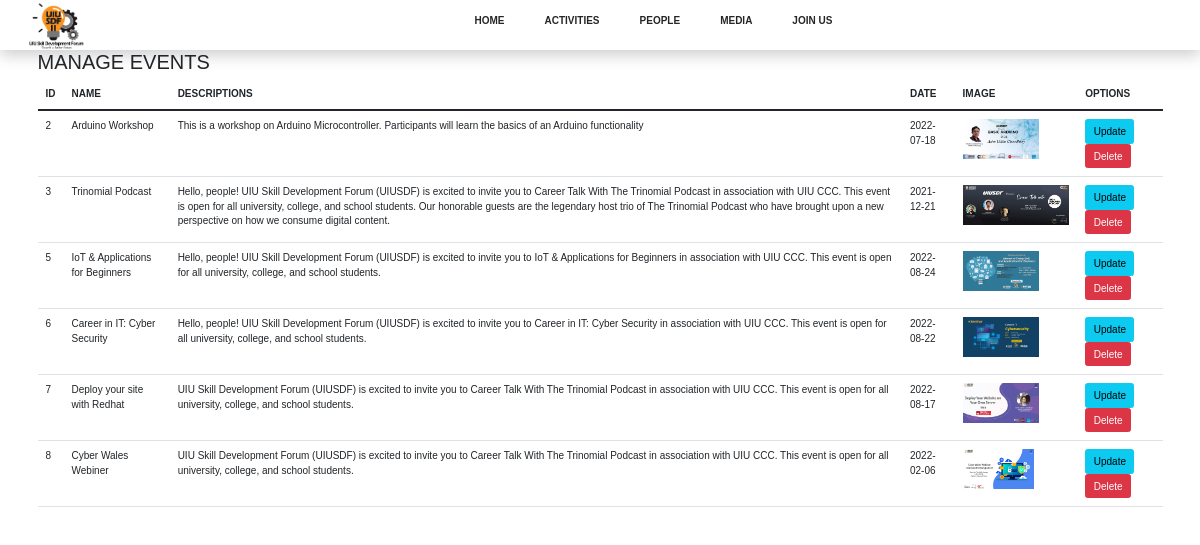
Screenshot of /event-view.php with the database file from the repository.
### tables this page shows
CREATE TABLE `events` (
  `e_id` int(11) NOT NULL,
  `e_title` varchar(500) NOT NULL,
  `e_desc` varchar(1000) NOT NULL,
  `e_date` date NOT NULL,
  `image` varchar(400) NOT NULL
);

### event-view.php (the view, shortened to what this page needs)
<?php
include "dbconnect.php";
$sql = "SELECT * FROM events";
$result = $conn->query($sql);
?>
<!DOCTYPE html>
<html>
<head>
<link rel="stylesheet" href="https://maxcdn.bootstrapcdn.com/bootstrap/3.4.0/css/bootstrap.min.css">
</head>
<body>
<?php include 'header.php'; ?>
    <div class="container">
        <h2>MANAGE EVENTS </h2>
<table class="table">
    <thead>
        <tr>
        <th> ID</th>
        <th> NAME</th>
        <th>DESCRIPTIONS</th>
        <th>DATE</th>
        <th>IMAGE</th>
        <th>OPTIONS</th>
    </tr>
    </thead>
    <tbody>
        <?php
            if ($result->num_rows > 0) {
                while ($row = $result->fetch_assoc()) {
        ?>
                    <tr>
                    <td><?php echo $row['e_id']; ?></td>
                    <td><?php echo $row['e_title']; ?></td>
                    <td><?php echo $row['e_desc']; ?></td>
                    <td><?php echo $row['e_date']; ?></td>
                    <td><img src="<?php echo $row['image']; ?>" alt="" height="40px"></td>
                    <td><a class="btn btn-info" href="event-update.php?id=<?php echo $row['e_id']; ?>">Update</a>&nbsp;<a class="btn btn-danger" href="event-delete.php?id=<?php echo $row['e_id']; ?>">Delete</a></td>
                    </tr>
        <?php       }
            }
        ?>
    </tbody>
</table>
    </div>
</body>
</html>

### header.php (shortened to what this page needs)
<html>
<head>
    <link rel="stylesheet" href="https://maxcdn.bootstrapcdn.com/bootstrap/5.0.0-alpha1/css/bootstrap.min.css">
    <link rel="stylesheet" href="https://stackpath.bootstrapcdn.com/font-awesome/4.7.0/css/font-awesome.min.css">
    <link rel="stylesheet" href="bootstrap.min.css">
</head>
<body>
      <section>
        <header>
            <div class="logo">
		      <a href="index.php"><img src="Images/logo.jpg.png" alt=""></a>
            </div>
            <nav>
		    <ul>
			    <li><a href="index.php">Home</a></li>
				<li><a href="activities.php
                ">Activities</a></li>
				<li><a href="peoples.php">People</a></li>
				<li><a href="media.php">Media</a></li>
				<li><a href="registration.php">Join us</a></li>
			</ul>
            </nav>
         </header>
      </section>
    </body>
</html>

### header.php (style rules this page uses)
* { box-sizing: border-box; margin: 0; padding: 0; }
body { font-size: 100%; font-family: sans-serif; }
section { background-repeat: no-repeat; background-position: center center; }
header { display: flex; justify-content: space-between; align-items: center; height: 18%; box-shadow: 0 5px 15px rgba(0,0,0,.2); }
.logo img { margin-left: 2.3em; max-height: 50px; height: auto !important; }
nav ul { display: flex; flex-flow: nowrap; flex-direction: row; justify-content: center; align-items: center; transition: .5s; list-style-type: none; }
ul li a { padding: 10px 20px; text-transform: uppercase; text-decoration: none; color: #262625; font-weight: bold; transition: .5s; }

### rows the page displays
events: e_id "2", e_title "Arduino Workshop", e_desc "This is a workshop on Arduino Microcontroller. Participants will learn the basics of an Arduino functionality", e_date "2022-07-18", image (picture)
events: e_id "3", e_title "Trinomial Podcast", e_desc "Hello, people! UIU Skill Development Forum (UIUSDF) is excited to invite you to Career Talk With The Trinomial Podcast in association with UIU CCC. This event is open for all university, college, and school students. Our honorable guests are the legendary host trio of The Trinomial Podcast who have brought upon a new perspective on how we consume digital content.", e_date "2021-12-21", image (picture)
events: e_id "5", e_title "IoT & Applications for Beginners", e_desc "Hello, people! UIU Skill Development Forum (UIUSDF) is excited to invite you to IoT & Applications for Beginners in association with UIU CCC. This event is open for all university, college, and school students.", e_date "2022-08-24", image (picture)
events: e_id "6", e_title "Career in IT: Cyber Security", e_desc "Hello, people! UIU Skill Development Forum (UIUSDF) is excited to invite you to Career in IT: Cyber Security in association with UIU CCC. This event is open for all university, college, and school students.", e_date "2022-08-22", image (picture)
events: e_id "7", e_title "Deploy your site with Redhat", e_desc "UIU Skill Development Forum (UIUSDF) is excited to invite you to Career Talk With The Trinomial Podcast in association with UIU CCC. This event is open for all university, college, and school students.", e_date "2022-08-17", image (picture)
events: e_id "8", e_title "Cyber Wales Webiner", e_desc "UIU Skill Development Forum (UIUSDF) is excited to invite you to Career Talk With The Trinomial Podcast in association with UIU CCC. This event is open for all university, college, and school students.", e_date "2022-02-06", image (picture)
